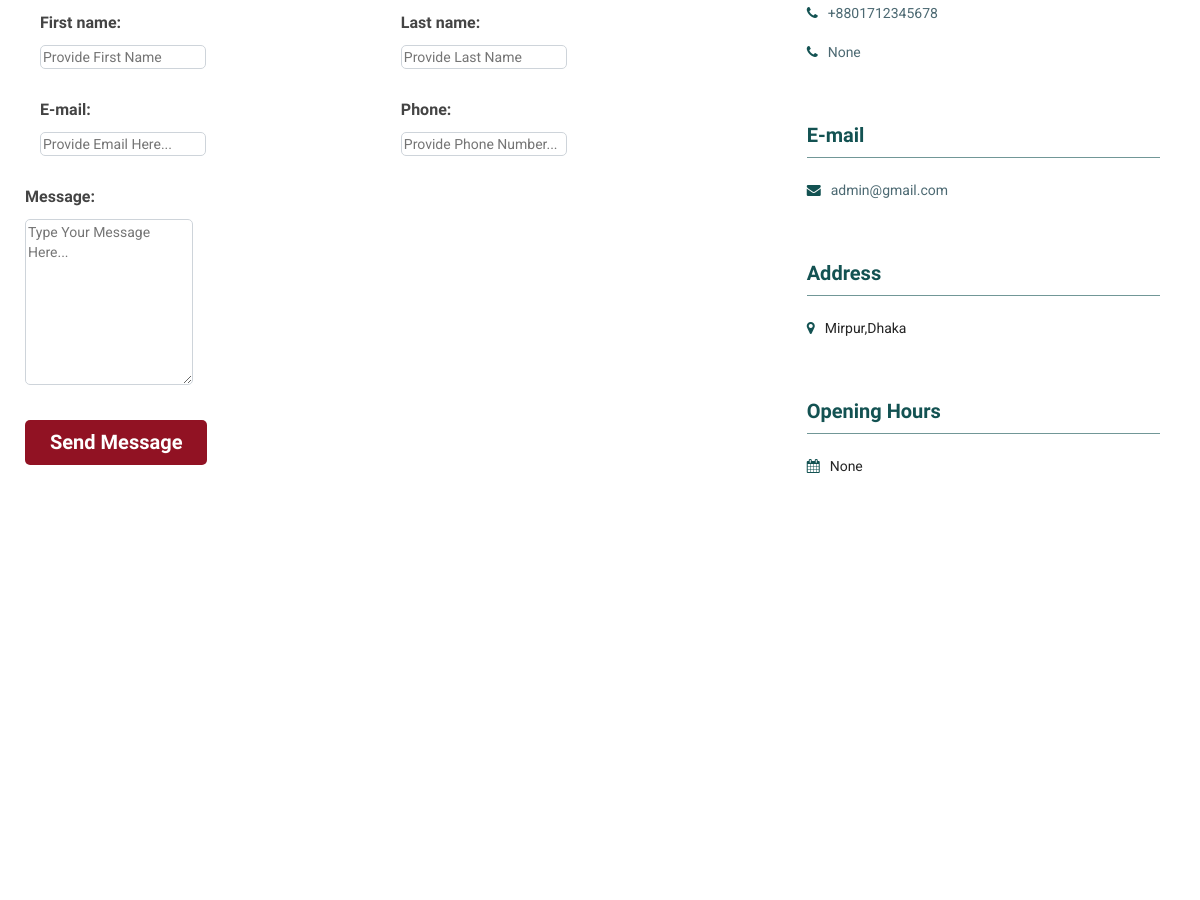
The page /Contact (middle part) on the database as committed earlier.
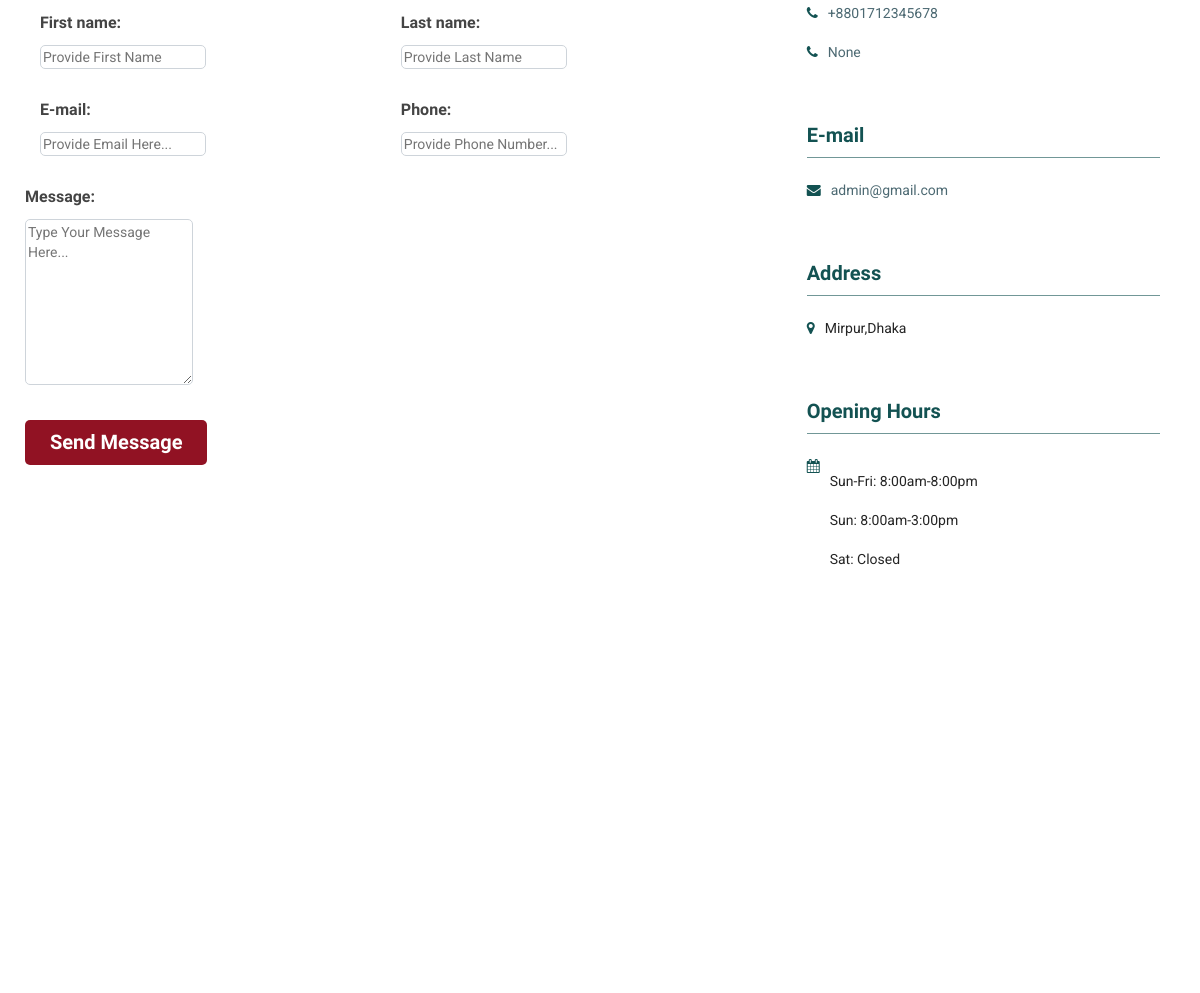
The same page on the database as committed later.
### website/models.py (models this page shows, shortened)
class Blog(models.Model):
    name = models.TextField(max_length=250,blank=True,null=True)
    about = models.TextField(blank=True,null=True)
    phone = models.CharField(max_length=20,blank=True,null=True)
    phone2 = models.CharField(max_length=20,blank=True,null=True)
    linkedin = models.CharField(max_length=250,blank=True,null=True)
    facebook = models.CharField(max_length=250,blank=True,null=True)
    twitter = models.CharField(max_length=250,blank=True,null=True)
    youtube = models.CharField(max_length=250,blank=True,null=True)
    email = models.EmailField(max_length=50, blank=True,null=True)
    address = models.TextField(max_length=150,blank=True,null=True)
    opening_hours = RichTextField(blank=True,null=True)
    class Meta:
         verbose_name = "Site Info"

### blog/views.py (the view)
# urls.py: path('Contact', views.Contact, name="Contact"),
def Contact(request):
    info = Blog.objects.first()
    context = {"info":info}
    return render(request,"contact.html",context)

### templates/contact.html (shortened to what this page needs)
{% extends 'basic.html' %}
{% load static %}
{% block body %}
<section id="page-content" class="page-wrapper">
    <div class="contact-wrapper">
        <div class="contact_area ptb-80">
            <div class="container">
                <div class="row">
                    <div class="col-md-8">
                        <div class="form_area">
                            <div class="form_title">
                            </div>
                            <form action="">
                                <div class="row">
                                    <div class="col-md-6">
                                        <div class="form_wrap pb-30">
                                            <label for="fname">First name:</label><br>
                                            <input type="text" id="fname" name="fname" placeholder="Provide First Name">
                                        </div>
                                        <div class="form_wrap pb-30">
                                            <label for="lname">E-mail:</label><br>
                                            <input type="text" id="lname" name="fname" placeholder="Provide Email Here...">
                                        </div>
                                    </div>
                                    <div class="col-md-6">
                                        <div class="form_wrap pb-30">
                                            <label for="lname">Last name:</label><br>
                                            <input type="text" id="lname" name="lname" placeholder="Provide Last Name">
                                        </div>
                                        <div class="form_wrap pb-30">
                                            <label for="lname">Phone:</label><br>
                                            <input type="text" id="lname" name="lname" placeholder="Provide Phone Number...">
                                        </div>
                                    </div>
                                    <div class="form_wrap pb-20">
                                        <label for="message">Message:</label><br>
                                        <textarea id="message" name="message" rows="8" cols="0" placeholder="Type Your Message Here..."></textarea>
                                    </div>
                                    <div class="form_button">
                                        <button type="submit">Send Message</button>
                                    </div>
                                </div>
                            </form>
                        </div>
                    </div>
                    <div class="col-md-4">
                        <div class="row">
                            <div class="col-md-12">
                                <div class="contact_info">
                                    <div class="info_wrap">
                                        <div class="info_details">
                                            <div class="info_cart ">
                                                <i class="fa fa-phone"></i>
                                                <a href="tel:{{info.phone}}"><P>{{info.phone}}</P></a>
                                            </div>
                                            <div class="info_cart ">
                                                <i class="fa fa-phone"></i>
                                                <a href="tel:{{info.phone}}"><P>{{info.phone2}}</P></a>
                                            </div>
                                        </div>
                                    </div>
                                    <div class="info_wrap">
                                        <h4>E-mail</h4>
                                        <div class="info_details">
                                            <div class="info_cart ">
                                                <i class="fa fa-envelope"></i>
                                                <a href="mailto:info@bubt.edu.bd"><P>{{info.email}}</P></a>
                                            </div>
                                        </div>
                                    </div>
                                    <div class="info_wrap">
                                        <h4>Address</h4>
                                        <div class="info_details">
                                            <div class="info_cart ">
                                                <i class="fa fa-map-marker"></i>
                                                <P>{{info.address}}</P>
                                            </div>
                                        </div>
                                    </div>
                                    <div class="info_wrap">
                                        <h4>Opening Hours</h4>
                                        <div class="info_details info_cart c_schedule">
                                            <i class="fa fa-calendar"></i>
                                            <div class="schedule">
                                                <P>{{info.opening_hours|safe}}</P>
                                            </div>
                                        </div>
                                    </div>
                                </div>
                            </div>
                        </div>
                    </div>
                </div>
            </div>
        </div>
    </div>
    <div class="map_area">
        <div id="googleMap" style="width:100%;height:400px;"></div>
    </div>
</section>
{% endblock %}

### templates/basic.html (shortened to what this page needs)
{% load static %}
<!DOCTYPE html>
<html>
<head>
  <link rel="stylesheet" href="{% static 'mobirise-icons/mobirise-icons.css' %}">
  <link rel="stylesheet" href="{% static 'mobirise-icons/mobirise-icons-bold.css' %}">
  <link rel="stylesheet" href="{% static 'css/bootstrap.min.css' %}">
  <link rel="stylesheet" href="{% static 'css/style.css' %}">
  <link rel="stylesheet" href="{% static 'css/custom.css' %}">
  <link rel="stylesheet" href="{% static 'css/responsive.css' %}">
  <link rel="stylesheet" href="{% static 'css/font-awesome.min.css' %}">
  <link rel="stylesheet" href="{% static 'css/owl.css' %}">
  <link rel="stylesheet" href="{% static 'css/dropdown-menu-style.css' %}">
  <link rel="stylesheet" href="{% static 'css/mobirise-slider-style.css' %}">
  <link rel="stylesheet" href="{% static 'css/mbr-additional.css' %}" type="text/css">
</head>
<body>
    {% block body %}
    {% endblock body %}
</body>
</html>

### static/css/style.css (style rules this page uses)
html { position: relative; min-height: 100%; }
a { text-decoration: none !important; }
.pb-30 { padding-bottom: 30px; }
.pb-20 { padding-bottom: 30px; }
p { font-size: 14px; font-weight: normal; line-height: 24px; margin-bottom: 15px; font-family: "Roboto" !important; }

### static/css/custom.css (style rules this page uses)
.ptb-80 { padding: 80px 0px; }
.form_area { padding-right: 45px; }
.form_title { padding-bottom: 30px; }
.form_wrap label { font-family: 'Dosis'; font-weight: 600; font-size: 16px; padding-bottom: 5px; color: #444; }
.form_wrap input, textarea { background: #fff; border: 1px solid #ced4da; border-radius: 5px; color: #444; }
.form_button button { color: #fff; font-family: 'DOSIS'; font-weight: 700; font-size: 20px; padding: 5px 25px; background: #890013ed; border: none; border-radius: 5px; line-height: 35px; }
.info_wrap h4 { font-family: 'Dosis'; font-weight: 700; font-size: 20px; color: #135252; position: relative; padding-bottom: 12px; }
.info_wrap h4::after { position: absolute; content: ""; height: 1px; left: 0; bottom: 0px; width: 100%; background: #135252; opacity: 0.6; }
.info_details { padding: 10px 0px 35px 0px; }
.c_schedule { padding-bottom: 0px !important; }
.info_cart { display: flex; justify-content: flex-start; }
.info_cart i { padding: 5px 10px 5px 0px; color: #135252; }

Rows that differ between the two databases and show on the page:
changed Blog "None": opening_hours "None" → "Sun-Fri: 8:00am-8:00pm Sun: 8:00am-3:00pm Sat: Closed"
